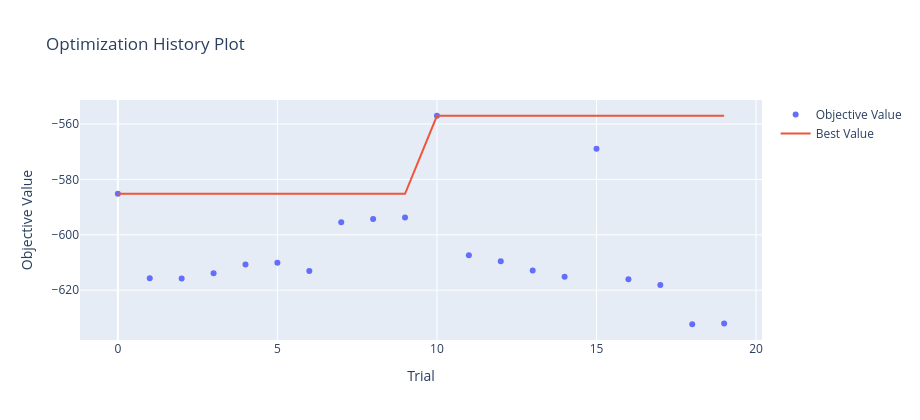
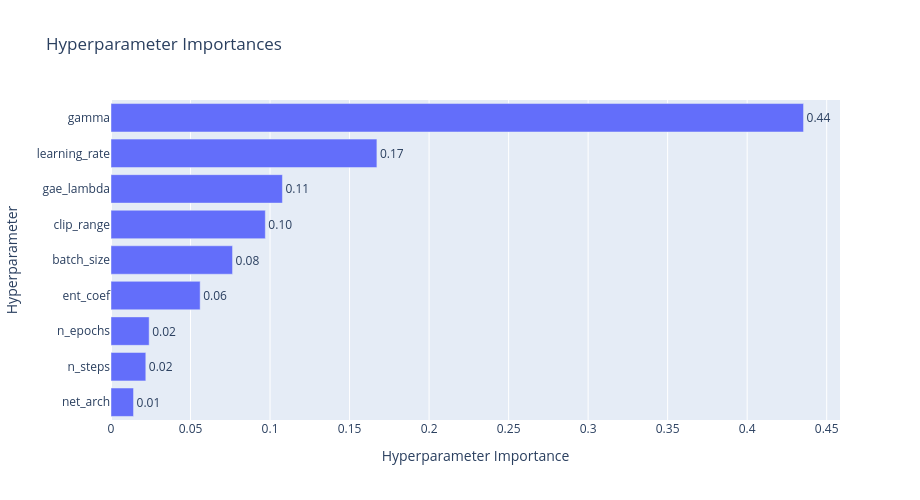
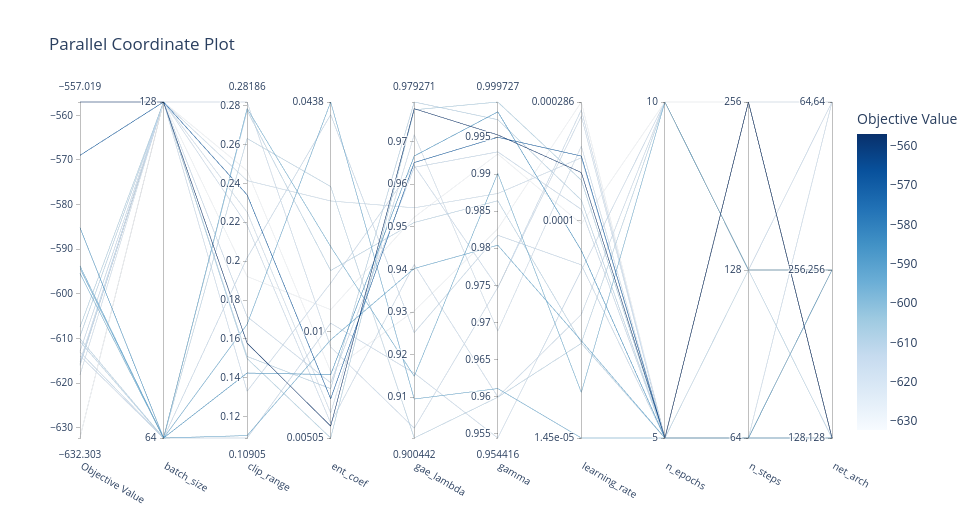
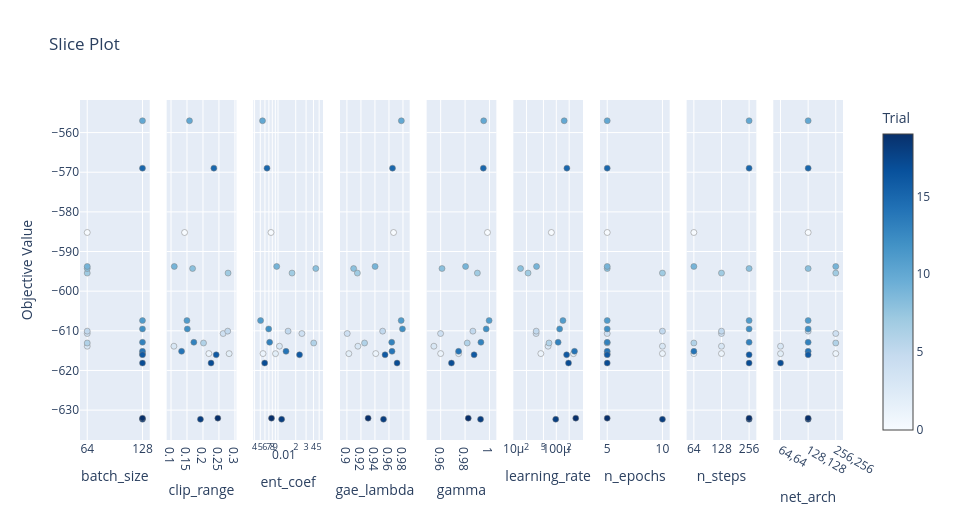

The cell these charts' notebook holds for them, in order:
### Markdown cell above
### Run tuning once per algorithm, then sweep multiple budgets.

### Code cell
import json

sim = Pi1SpraySimulator(
    pd.read_csv("pi-1-data-clean-5min.csv"),
    pd.read_csv("thanhhoa_weather-5min.csv"),
)

algorithms_to_run = ("ppo", "dqn")
best_params_by_algo: dict[str, dict] = {}

for algo in algorithms_to_run:
    print(f"\nTuning {algo.upper()} ...")
    best_params = tune_hyperparams(algo, sim, RUN_CFG)
    best_params_by_algo[algo] = best_params
    print(f"Best {algo.upper()} params:\n{best_params}")

print("Summarize of best hyperparameters found:")
for algo, params in best_params_by_algo.items():
    print(f"{algo.upper()}: {params}")

with open("best_params.json", "w") as f:
    json.dump(best_params_by_algo, f, indent=4)

### Figure 1 — Plotly figure (JSON) as saved in the notebook; plotly's stock layout.template omitted (floating-point values rounded to 4 significant figures)
{"data": [{"mode": "markers", "name": "Objective Value", "type": "scatter", "x": [0, 1, 2, 3, 4, 5, 6, 7, 8, 9, 10, 11, 12, 13, 14, 15, 16, 17, 18, 19], "y": [-585.2, -615.7, -615.8, -613.9, -610.7, -610.1, -613.1, -595.4, -594.3, -593.8, -557.0, -607.4, -609.5, -612.9, -615.2, -569.0, -616.0, -618.1, -632.3, -632.0]}, {"mode": "lines", "name": "Best Value", "type": "scatter", "x": [0, 1, 2, 3, 4, 5, 6, 7, 8, 9, 10, 11, 12, 13, 14, 15, 16, 17, 18, 19], "y": [-585.2, -585.2, -585.2, -585.2, -585.2, -585.2, -585.2, -585.2, -585.2, -585.2, -557.0, -557.0, -557.0, -557.0, -557.0, -557.0, -557.0, -557.0, -557.0, -557.0]}, {"marker": {"color": "#cccccc"}, "mode": "markers", "name": "Infeasible Trial", "showlegend": false, "type": "scatter", "x": [], "y": []}], "layout": {"height": 420, "title": {"text": "Optimization History Plot"}, "width": 920, "xaxis": {"title": {"text": "Trial"}}, "yaxis": {"title": {"text": "Objective Value"}}}}

### Figure 2 — Plotly figure (JSON) as saved in the notebook; plotly's stock layout.template omitted (floating-point values rounded to 4 significant figures)
{"data": [{"cliponaxis": false, "hovertemplate": ["net_arch (CategoricalDistribution): 0.014163074441286132<extra></extra>", "n_steps (CategoricalDistribution): 0.02188456478796717<extra></extra>", "n_epochs (CategoricalDistribution): 0.02399509768446677<extra></extra>", "ent_coef (FloatDistribution): 0.056057815432313605<extra></extra>", "batch_size (CategoricalDistribution): 0.07642394232694862<extra></extra>", "clip_range (FloatDistribution): 0.09704601407343037<extra></extra>", "gae_lambda (FloatDistribution): 0.10778953737378723<extra></extra>", "learning_rate (FloatDistribution): 0.167190308622272<extra></extra>", "gamma (FloatDistribution): 0.4354496452575282<extra></extra>"], "name": "Objective Value", "orientation": "h", "text": ["0.01", "0.02", "0.02", "0.06", "0.08", "0.10", "0.11", "0.17", "0.44"], "textposition": "outside", "type": "bar", "x": [0.01416, 0.02188, 0.024, 0.05606, 0.07642, 0.09705, 0.1078, 0.1672, 0.4354], "y": ["net_arch", "n_steps", "n_epochs", "ent_coef", "batch_size", "clip_range", "gae_lambda", "learning_rate", "gamma"]}], "layout": {"height": 500, "title": {"text": "Hyperparameter Importances"}, "width": 920, "xaxis": {"title": {"text": "Hyperparameter Importance"}}, "yaxis": {"title": {"text": "Hyperparameter"}}}}

### Figure 3 — Plotly figure (JSON) as saved in the notebook; plotly's stock layout.template omitted (floating-point values rounded to 4 significant figures)
{"data": [{"dimensions": [{"label": "Objective Value", "range": [-632.3, -557.0], "values": [-585.2, -613.1, -593.8, -610.7, -594.3, -613.9, -610.1, -595.4, -615.8, -615.2, -557.0, -607.4, -609.5, -612.9, -569.0, -616.0, -618.1, -632.0, -615.7, -632.3]}, {"label": "batch_size", "range": [0, 1], "ticktext": ["64", "128"], "tickvals": [0, 1], "values": [0, 0, 0, 0, 0, 0, 0, 0, 1, 1, 1, 1, 1, 1, 1, 1, 1, 1, 1, 1]}, {"label": "clip_range", "range": [0.109, 0.2819], "values": [0.1425, 0.2017, 0.1103, 0.2631, 0.1675, 0.109, 0.2774, 0.2785, 0.2819, 0.1331, 0.1578, 0.1499, 0.151, 0.1715, 0.2341, 0.2414, 0.2252, 0.2465, 0.2185, 0.1922]}, {"label": "ent_coef", "range": [-2.296, -1.358], "ticktext": ["0.00505", "0.01", "0.0438"], "tickvals": [-2.296, -2, -1.358], "values": [-2.119, -1.393, -2.022, -1.594, -1.358, -1.976, -1.829, -1.762, -2.042, -1.864, -2.263, -2.296, -2.159, -2.142, -2.187, -1.634, -2.226, -2.111, -2.255, -1.938]}, {"label": "gae_lambda", "range": [0.9004, 0.9793], "values": [0.9666, 0.9251, 0.9402, 0.9004, 0.9096, 0.9157, 0.951, 0.9149, 0.9028, 0.9644, 0.9777, 0.9774, 0.9793, 0.9639, 0.9651, 0.9544, 0.9716, 0.9303, 0.9411, 0.9522]}, {"label": "gamma", "range": [0.9544, 0.9997], "values": [0.9984, 0.9818, 0.9804, 0.9599, 0.9611, 0.9544, 0.9864, 0.9901, 0.9747, 0.9747, 0.9953, 0.9997, 0.9973, 0.993, 0.995, 0.9874, 0.9688, 0.9826, 0.96, 0.9927]}, {"label": "learning_rate", "range": [-4.837, -3.544], "ticktext": ["1.45e-05", "0.0001", "0.000286"], "tickvals": [-4.837, -4, -3.544], "values": [-4.116, -4.171, -4.463, -4.473, -4.837, -4.192, -4.471, -4.662, -3.598, -3.574, -3.816, -3.845, -3.922, -3.957, -3.752, -3.759, -3.714, -3.544, -4.362, -4.014]}, {"label": "n_epochs", "range": [0, 1], "ticktext": ["5", "10"], "tickvals": [0, 1], "values": [0, 0, 0, 0, 0, 1, 1, 1, 0, 0, 0, 0, 0, 0, 0, 0, 0, 0, 1, 1]}, {"label": "n_steps", "range": [0, 2], "ticktext": ["64", "128", "256"], "tickvals": [0, 1, 2], "values": [0, 0, 0, 1, 2, 1, 1, 1, 0, 0, 2, 2, 2, 2, 2, 2, 2, 2, 1, 2]}, {"label": "net_arch", "range": [0, 2], "ticktext": ["128,128", "256,256", "64,64"], "tickvals": [0, 1, 2], "values": [0, 1, 1, 1, 0, 2, 0, 1, 2, 0, 0, 0, 0, 0, 0, 0, 2, 0, 1, 0]}], "labelangle": 30, "labelside": "bottom", "line": {"color": [-585.2, -613.1, -593.8, -610.7, -594.3, -613.9, -610.1, -595.4, -615.8, -615.2, -557.0, -607.4, -609.5, -612.9, -569.0, -616.0, -618.1, -632.0, -615.7, -632.3], "colorbar": {"title": {"text": "Objective Value"}}, "colorscale": [[0, "rgb(247,251,255)"], [0.125, "rgb(222,235,247)"], [0.25, "rgb(198,219,239)"], [0.375, "rgb(158,202,225)"], [0.5, "rgb(107,174,214)"], [0.625, "rgb(66,146,198)"], [0.75, "rgb(33,113,181)"], [0.875, "rgb(8,81,156)"], [1, "rgb(8,48,107)"]], "reversescale": false, "showscale": true}, "type": "parcoords"}], "layout": {"height": 520, "title": {"text": "Parallel Coordinate Plot"}, "width": 980}}

### Figure 4 — Plotly figure (JSON) as saved in the notebook; plotly's stock layout.template omitted (floating-point values rounded to 4 significant figures)
{"data": [{"marker": {"color": [0, 1, 2, 3, 4, 5, 6, 7, 8, 9, 10, 11, 12, 13, 14, 15, 16, 17, 18, 19], "colorbar": {"title": {"text": "Trial"}, "x": 1, "xpad": 40}, "colorscale": [[0, "rgb(247,251,255)"], [0.125, "rgb(222,235,247)"], [0.25, "rgb(198,219,239)"], [0.375, "rgb(158,202,225)"], [0.5, "rgb(107,174,214)"], [0.625, "rgb(66,146,198)"], [0.75, "rgb(33,113,181)"], [0.875, "rgb(8,81,156)"], [1, "rgb(8,48,107)"]], "line": {"color": "Grey", "width": 0.5}, "showscale": true}, "mode": "markers", "name": "Feasible Trial", "showlegend": false, "type": "scatter", "x": [64, 128, 128, 64, 64, 64, 64, 64, 64, 64, 128, 128, 128, 128, 128, 128, 128, 128, 128, 128], "xaxis": "x", "y": [-585.2, -615.7, -615.8, -613.9, -610.7, -610.1, -613.1, -595.4, -594.3, -593.8, -557.0, -607.4, -609.5, -612.9, -615.2, -569.0, -616.0, -618.1, -632.3, -632.0], "yaxis": "y"}, {"marker": {"color": [0, 1, 2, 3, 4, 5, 6, 7, 8, 9, 10, 11, 12, 13, 14, 15, 16, 17, 18, 19], "colorbar": {"title": {"text": "Trial"}, "x": 1, "xpad": 40}, "colorscale": [[0, "rgb(247,251,255)"], [0.125, "rgb(222,235,247)"], [0.25, "rgb(198,219,239)"], [0.375, "rgb(158,202,225)"], [0.5, "rgb(107,174,214)"], [0.625, "rgb(66,146,198)"], [0.75, "rgb(33,113,181)"], [0.875, "rgb(8,81,156)"], [1, "rgb(8,48,107)"]], "line": {"color": "Grey", "width": 0.5}, "showscale": false}, "mode": "markers", "name": "Feasible Trial", "showlegend": false, "type": "scatter", "x": [0.1425, 0.2185, 0.2819, 0.109, 0.2631, 0.2774, 0.2017, 0.2785, 0.1675, 0.1103, 0.1578, 0.1499, 0.151, 0.1715, 0.1331, 0.2341, 0.2414, 0.2252, 0.1922, 0.2465], "xaxis": "x2", "y": [-585.2, -615.7, -615.8, -613.9, -610.7, -610.1, -613.1, -595.4, -594.3, -593.8, -557.0, -607.4, -609.5, -612.9, -615.2, -569.0, -616.0, -618.1, -632.3, -632.0], "yaxis": "y2"}, {"marker": {"color": [0, 1, 2, 3, 4, 5, 6, 7, 8, 9, 10, 11, 12, 13, 14, 15, 16, 17, 18, 19], "colorbar": {"title": {"text": "Trial"}, "x": 1, "xpad": 40}, "colorscale": [[0, "rgb(247,251,255)"], [0.125, "rgb(222,235,247)"], [0.25, "rgb(198,219,239)"], [0.375, "rgb(158,202,225)"], [0.5, "rgb(107,174,214)"], [0.625, "rgb(66,146,198)"], [0.75, "rgb(33,113,181)"], [0.875, "rgb(8,81,156)"], [1, "rgb(8,48,107)"]], "line": {"color": "Grey", "width": 0.5}, "showscale": false}, "mode": "markers", "name": "Feasible Trial", "showlegend": false, "type": "scatter", "x": [0.0076, 0.005564, 0.009073, 0.01058, 0.02546, 0.01483, 0.04041, 0.01731, 0.04384, 0.009498, 0.005457, 0.005054, 0.006941, 0.007211, 0.01368, 0.006504, 0.0232, 0.005937, 0.01153, 0.00775], "xaxis": "x3", "y": [-585.2, -615.7, -615.8, -613.9, -610.7, -610.1, -613.1, -595.4, -594.3, -593.8, -557.0, -607.4, -609.5, -612.9, -615.2, -569.0, -616.0, -618.1, -632.3, -632.0], "yaxis": "y3"}, {"marker": {"color": [0, 1, 2, 3, 4, 5, 6, 7, 8, 9, 10, 11, 12, 13, 14, 15, 16, 17, 18, 19], "colorbar": {"title": {"text": "Trial"}, "x": 1, "xpad": 40}, "colorscale": [[0, "rgb(247,251,255)"], [0.125, "rgb(222,235,247)"], [0.25, "rgb(198,219,239)"], [0.375, "rgb(158,202,225)"], [0.5, "rgb(107,174,214)"], [0.625, "rgb(66,146,198)"], [0.75, "rgb(33,113,181)"], [0.875, "rgb(8,81,156)"], [1, "rgb(8,48,107)"]], "line": {"color": "Grey", "width": 0.5}, "showscale": false}, "mode": "markers", "name": "Feasible Trial", "showlegend": false, "type": "scatter", "x": [0.9666, 0.9411, 0.9028, 0.9157, 0.9004, 0.951, 0.9251, 0.9149, 0.9096, 0.9402, 0.9777, 0.9774, 0.9793, 0.9639, 0.9644, 0.9651, 0.9544, 0.9716, 0.9522, 0.9303], "xaxis": "x4", "y": [-585.2, -615.7, -615.8, -613.9, -610.7, -610.1, -613.1, -595.4, -594.3, -593.8, -557.0, -607.4, -609.5, -612.9, -615.2, -569.0, -616.0, -618.1, -632.3, -632.0], "yaxis": "y4"}, {"marker": {"color": [0, 1, 2, 3, 4, 5, 6, 7, 8, 9, 10, 11, 12, 13, 14, 15, 16, 17, 18, 19], "colorbar": {"title": {"text": "Trial"}, "x": 1, "xpad": 40}, "colorscale": [[0, "rgb(247,251,255)"], [0.125, "rgb(222,235,247)"], [0.25, "rgb(198,219,239)"], [0.375, "rgb(158,202,225)"], [0.5, "rgb(107,174,214)"], [0.625, "rgb(66,146,198)"], [0.75, "rgb(33,113,181)"], [0.875, "rgb(8,81,156)"], [1, "rgb(8,48,107)"]], "line": {"color": "Grey", "width": 0.5}, "showscale": false}, "mode": "markers", "name": "Feasible Trial", "showlegend": false, "type": "scatter", "x": [0.9984, 0.96, 0.9747, 0.9544, 0.9599, 0.9864, 0.9818, 0.9901, 0.9611, 0.9804, 0.9953, 0.9997, 0.9973, 0.993, 0.9747, 0.995, 0.9874, 0.9688, 0.9927, 0.9826], "xaxis": "x5", "y": [-585.2, -615.7, -615.8, -613.9, -610.7, -610.1, -613.1, -595.4, -594.3, -593.8, -557.0, -607.4, -609.5, -612.9, -615.2, -569.0, -616.0, -618.1, -632.3, -632.0], "yaxis": "y5"}, {"marker": {"color": [0, 1, 2, 3, 4, 5, 6, 7, 8, 9, 10, 11, 12, 13, 14, 15, 16, 17, 18, 19], "colorbar": {"title": {"text": "Trial"}, "x": 1, "xpad": 40}, "colorscale": [[0, "rgb(247,251,255)"], [0.125, "rgb(222,235,247)"], [0.25, "rgb(198,219,239)"], [0.375, "rgb(158,202,225)"], [0.5, "rgb(107,174,214)"], [0.625, "rgb(66,146,198)"], [0.75, "rgb(33,113,181)"], [0.875, "rgb(8,81,156)"], [1, "rgb(8,48,107)"]], "line": {"color": "Grey", "width": 0.5}, "showscale": false}, "mode": "markers", "name": "Feasible Trial", "showlegend": false, "type": "scatter", "x": [7.661e-05, 4.345e-05, 0.0002521, 6.42e-05, 3.365e-05, 3.385e-05, 6.746e-05, 2.178e-05, 1.454e-05, 3.444e-05, 0.0001529, 0.0001429, 0.0001197, 0.0001103, 0.0002666, 0.000177, 0.0001743, 0.0001932, 9.692e-05, 0.0002857], "xaxis": "x6", "y": [-585.2, -615.7, -615.8, -613.9, -610.7, -610.1, -613.1, -595.4, -594.3, -593.8, -557.0, -607.4, -609.5, -612.9, -615.2, -569.0, -616.0, -618.1, -632.3, -632.0], "yaxis": "y6"}, {"marker": {"color": [0, 1, 2, 3, 4, 5, 6, 7, 8, 9, 10, 11, 12, 13, 14, 15, 16, 17, 18, 19], "colorbar": {"title": {"text": "Trial"}, "x": 1, "xpad": 40}, "colorscale": [[0, "rgb(247,251,255)"], [0.125, "rgb(222,235,247)"], [0.25, "rgb(198,219,239)"], [0.375, "rgb(158,202,225)"], [0.5, "rgb(107,174,214)"], [0.625, "rgb(66,146,198)"], [0.75, "rgb(33,113,181)"], [0.875, "rgb(8,81,156)"], [1, "rgb(8,48,107)"]], "line": {"color": "Grey", "width": 0.5}, "showscale": false}, "mode": "markers", "name": "Feasible Trial", "showlegend": false, "type": "scatter", "x": [5, 10, 5, 10, 5, 10, 5, 10, 5, 5, 5, 5, 5, 5, 5, 5, 5, 5, 10, 5], "xaxis": "x7", "y": [-585.2, -615.7, -615.8, -613.9, -610.7, -610.1, -613.1, -595.4, -594.3, -593.8, -557.0, -607.4, -609.5, -612.9, -615.2, -569.0, -616.0, -618.1, -632.3, -632.0], "yaxis": "y7"}, {"marker": {"color": [0, 1, 2, 3, 4, 5, 6, 7, 8, 9, 10, 11, 12, 13, 14, 15, 16, 17, 18, 19], "colorbar": {"title": {"text": "Trial"}, "x": 1, "xpad": 40}, "colorscale": [[0, "rgb(247,251,255)"], [0.125, "rgb(222,235,247)"], [0.25, "rgb(198,219,239)"], [0.375, "rgb(158,202,225)"], [0.5, "rgb(107,174,214)"], [0.625, "rgb(66,146,198)"], [0.75, "rgb(33,113,181)"], [0.875, "rgb(8,81,156)"], [1, "rgb(8,48,107)"]], "line": {"color": "Grey", "width": 0.5}, "showscale": false}, "mode": "markers", "name": "Feasible Trial", "showlegend": false, "type": "scatter", "x": [64, 128, 64, 128, 128, 128, 64, 128, 256, 64, 256, 256, 256, 256, 64, 256, 256, 256, 256, 256], "xaxis": "x8", "y": [-585.2, -615.7, -615.8, -613.9, -610.7, -610.1, -613.1, -595.4, -594.3, -593.8, -557.0, -607.4, -609.5, -612.9, -615.2, -569.0, -616.0, -618.1, -632.3, -632.0], "yaxis": "y8"}, {"marker": {"color": [0, 1, 2, 3, 4, 5, 6, 7, 8, 9, 10, 11, 12, 13, 14, 15, 16, 17, 18, 19], "colorbar": {"title": {"text": "Trial"}, "x": 1, "xpad": 40}, "colorscale": [[0, "rgb(247,251,255)"], [0.125, "rgb(222,235,247)"], [0.25, "rgb(198,219,239)"], [0.375, "rgb(158,202,225)"], [0.5, "rgb(107,174,214)"], [0.625, "rgb(66,146,198)"], [0.75, "rgb(33,113,181)"], [0.875, "rgb(8,81,156)"], [1, "rgb(8,48,107)"]], "line": {"color": "Grey", "width": 0.5}, "showscale": false}, "mode": "markers", "name": "Feasible Trial", "showlegend": false, "type": "scatter", "x": ["128,128", "256,256", "64,64", "64,64", "256,256", "128,128", "256,256", "256,256", "128,128", "256,256", "128,128", "128,128", "128,128", "128,128", "128,128", "128,128", "128,128", "64,64", "128,128", "128,128"], "xaxis": "x9", "y": [-585.2, -615.7, -615.8, -613.9, -610.7, -610.1, -613.1, -595.4, -594.3, -593.8, -557.0, -607.4, -609.5, -612.9, -615.2, -569.0, -616.0, -618.1, -632.3, -632.0], "yaxis": "y9"}], "layout": {"height": 520, "title": {"text": "Slice Plot"}, "width": 980, "xaxis": {"anchor": "y", "categoryarray": [64, 128], "categoryorder": "array", "domain": [0, 0.09136], "title": {"text": "batch_size"}, "type": "category"}, "xaxis2": {"anchor": "y2", "domain": [0.1136, 0.2049], "title": {"text": "clip_range"}}, "xaxis3": {"anchor": "y3", "domain": [0.2272, 0.3185], "title": {"text": "ent_coef"}, "type": "log"}, "xaxis4": {"anchor": "y4", "domain": [0.3407, 0.4321], "title": {"text": "gae_lambda"}}, "xaxis5": {"anchor": "y5", "domain": [0.4543, 0.5457], "title": {"text": "gamma"}}, "xaxis6": {"anchor": "y6", "domain": [0.5679, 0.6593], "title": {"text": "learning_rate"}, "type": "log"}, "xaxis7": {"anchor": "y7", "categoryarray": [5, 10], "categoryorder": "array", "domain": [0.6815, 0.7728], "title": {"text": "n_epochs"}, "type": "category"}, "xaxis8": {"anchor": "y8", "categoryarray": [64, 128, 256], "categoryorder": "array", "domain": [0.7951, 0.8864], "title": {"text": "n_steps"}, "type": "category"}, "xaxis9": {"anchor": "y9", "categoryarray": ["64,64", "128,128", "256,256"], "categoryorder": "array", "domain": [0.9086, 1], "title": {"text": "net_arch"}, "type": "category"}, "yaxis": {"anchor": "x", "domain": [0, 1], "title": {"text": "Objective Value"}}, "yaxis2": {"anchor": "x2", "domain": [0, 1], "matches": "y", "showticklabels": false}, "yaxis3": {"anchor": "x3", "domain": [0, 1], "matches": "y", "showticklabels": false}, "yaxis4": {"anchor": "x4", "domain": [0, 1], "matches": "y", "showticklabels": false}, "yaxis5": {"anchor": "x5", "domain": [0, 1], "matches": "y", "showticklabels": false}, "yaxis6": {"anchor": "x6", "domain": [0, 1], "matches": "y", "showticklabels": false}, "yaxis7": {"anchor": "x7", "domain": [0, 1], "matches": "y", "showticklabels": false}, "yaxis8": {"anchor": "x8", "domain": [0, 1], "matches": "y", "showticklabels": false}, "yaxis9": {"anchor": "x9", "domain": [0, 1], "matches": "y", "showticklabels": false}}}
